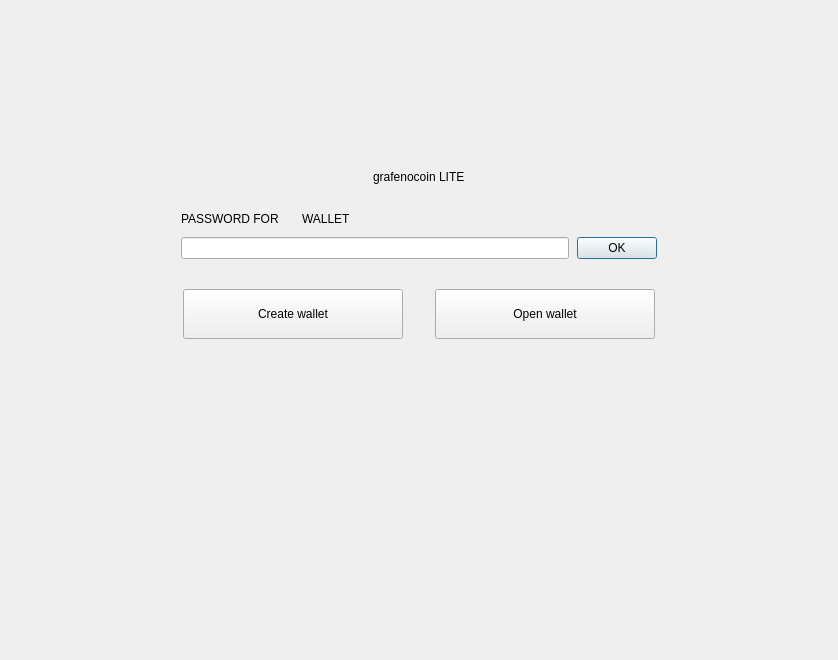
<?xml version="1.0" encoding="UTF-8"?>
<ui version="4.0">
 <class>NoWalletFrame</class>
 <widget class="QFrame" name="NoWalletFrame">
  <property name="geometry">
   <rect>
    <x>0</x>
    <y>0</y>
    <width>838</width>
    <height>660</height>
   </rect>
  </property>
  <property name="windowTitle">
   <string>Frame</string>
  </property>
  <property name="frameShape">
   <enum>QFrame::NoFrame</enum>
  </property>
  <property name="frameShadow">
   <enum>QFrame::Raised</enum>
  </property>
  <layout class="QVBoxLayout" name="verticalLayout">
   <property name="spacing">
    <number>0</number>
   </property>
   <property name="leftMargin">
    <number>0</number>
   </property>
   <property name="topMargin">
    <number>0</number>
   </property>
   <property name="rightMargin">
    <number>0</number>
   </property>
   <property name="bottomMargin">
    <number>0</number>
   </property>
   <item>
    <spacer name="verticalSpacer">
     <property name="orientation">
      <enum>Qt::Vertical</enum>
     </property>
     <property name="sizeType">
      <enum>QSizePolicy::Fixed</enum>
     </property>
     <property name="sizeHint" stdset="0">
      <size>
       <width>20</width>
       <height>170</height>
      </size>
     </property>
    </spacer>
   </item>
   <item alignment="Qt::AlignHCenter">
    <widget class="WalletGui::WalletHeaderLabel" name="m_welcomeLabel">
     <property name="text">
      <string>grafenocoin LITE</string>
     </property>
    </widget>
   </item>
   <item>
    <spacer name="verticalSpacer_4">
     <property name="orientation">
      <enum>Qt::Vertical</enum>
     </property>
     <property name="sizeType">
      <enum>QSizePolicy::Fixed</enum>
     </property>
     <property name="sizeHint" stdset="0">
      <size>
       <width>20</width>
       <height>25</height>
      </size>
     </property>
    </spacer>
   </item>
   <item alignment="Qt::AlignHCenter">
    <widget class="QFrame" name="m_passwordFrame">
     <property name="minimumSize">
      <size>
       <width>476</width>
       <height>0</height>
      </size>
     </property>
     <property name="maximumSize">
      <size>
       <width>338</width>
       <height>16777215</height>
      </size>
     </property>
     <property name="frameShape">
      <enum>QFrame::NoFrame</enum>
     </property>
     <property name="frameShadow">
      <enum>QFrame::Raised</enum>
     </property>
     <layout class="QVBoxLayout" name="verticalLayout_2">
      <property name="spacing">
       <number>8</number>
      </property>
      <property name="leftMargin">
       <number>0</number>
      </property>
      <property name="topMargin">
       <number>0</number>
      </property>
      <property name="rightMargin">
       <number>0</number>
      </property>
      <property name="bottomMargin">
       <number>0</number>
      </property>
      <item>
       <layout class="QHBoxLayout" name="horizontalLayout_4">
        <item>
         <widget class="QLabel" name="m_passwordTextLabel">
          <property name="sizePolicy">
           <sizepolicy hsizetype="Maximum" vsizetype="Preferred">
            <horstretch>0</horstretch>
            <verstretch>0</verstretch>
           </sizepolicy>
          </property>
          <property name="styleSheet">
           <string notr="true">[errorState=&quot;true&quot;] {
  color: #ef3131;
}</string>
          </property>
          <property name="text">
           <string>PASSWORD FOR</string>
          </property>
         </widget>
        </item>
        <item>
         <widget class="QLabel" name="m_walletNameLabel">
          <property name="text">
           <string/>
          </property>
         </widget>
        </item>
        <item>
         <widget class="QLabel" name="m_walletTextLabel">
          <property name="text">
           <string>WALLET</string>
          </property>
         </widget>
        </item>
        <item>
         <spacer name="horizontalSpacer_4">
          <property name="orientation">
           <enum>Qt::Horizontal</enum>
          </property>
          <property name="sizeHint" stdset="0">
           <size>
            <width>40</width>
            <height>20</height>
           </size>
          </property>
         </spacer>
        </item>
       </layout>
      </item>
      <item>
       <layout class="QHBoxLayout" name="horizontalLayout_5">
        <item>
         <widget class="QLineEdit" name="m_passwordEdit">
          <property name="sizePolicy">
           <sizepolicy hsizetype="Expanding" vsizetype="Fixed">
            <horstretch>0</horstretch>
            <verstretch>0</verstretch>
           </sizepolicy>
          </property>
          <property name="styleSheet">
           <string notr="true">[errorState=&quot;true&quot;] {
  border-color: #ef3131;
}</string>
          </property>
          <property name="echoMode">
           <enum>QLineEdit::Password</enum>
          </property>
         </widget>
        </item>
        <item>
         <widget class="WalletGui::WalletOkButton" name="m_okButton">
          <property name="enabled">
           <bool>true</bool>
          </property>
          <property name="text">
           <string>OK</string>
          </property>
          <property name="default">
           <bool>true</bool>
          </property>
         </widget>
        </item>
       </layout>
      </item>
     </layout>
    </widget>
   </item>
   <item>
    <spacer name="verticalSpacer_2">
     <property name="orientation">
      <enum>Qt::Vertical</enum>
     </property>
     <property name="sizeType">
      <enum>QSizePolicy::Fixed</enum>
     </property>
     <property name="sizeHint" stdset="0">
      <size>
       <width>20</width>
       <height>30</height>
      </size>
     </property>
    </spacer>
   </item>
   <item>
    <layout class="QHBoxLayout" name="horizontalLayout">
     <property name="spacing">
      <number>0</number>
     </property>
     <item>
      <spacer name="horizontalSpacer_2">
       <property name="orientation">
        <enum>Qt::Horizontal</enum>
       </property>
       <property name="sizeHint" stdset="0">
        <size>
         <width>40</width>
         <height>20</height>
        </size>
       </property>
      </spacer>
     </item>
     <item>
      <widget class="WalletGui::WalletLargeBlueButton" name="m_createWalletButton">
       <property name="sizePolicy">
        <sizepolicy hsizetype="Fixed" vsizetype="Fixed">
         <horstretch>0</horstretch>
         <verstretch>0</verstretch>
        </sizepolicy>
       </property>
       <property name="minimumSize">
        <size>
         <width>220</width>
         <height>50</height>
        </size>
       </property>
       <property name="maximumSize">
        <size>
         <width>220</width>
         <height>50</height>
        </size>
       </property>
       <property name="text">
        <string>Create wallet</string>
       </property>
      </widget>
     </item>
     <item>
      <spacer name="horizontalSpacer">
       <property name="orientation">
        <enum>Qt::Horizontal</enum>
       </property>
       <property name="sizeType">
        <enum>QSizePolicy::Fixed</enum>
       </property>
       <property name="sizeHint" stdset="0">
        <size>
         <width>32</width>
         <height>20</height>
        </size>
       </property>
      </spacer>
     </item>
     <item>
      <widget class="WalletGui::WalletLargeBlueButton" name="m_openWalletButton">
       <property name="sizePolicy">
        <sizepolicy hsizetype="Fixed" vsizetype="Fixed">
         <horstretch>0</horstretch>
         <verstretch>0</verstretch>
        </sizepolicy>
       </property>
       <property name="minimumSize">
        <size>
         <width>220</width>
         <height>50</height>
        </size>
       </property>
       <property name="maximumSize">
        <size>
         <width>220</width>
         <height>50</height>
        </size>
       </property>
       <property name="text">
        <string>Open wallet</string>
       </property>
      </widget>
     </item>
     <item>
      <spacer name="horizontalSpacer_3">
       <property name="orientation">
        <enum>Qt::Horizontal</enum>
       </property>
       <property name="sizeHint" stdset="0">
        <size>
         <width>40</width>
         <height>20</height>
        </size>
       </property>
      </spacer>
     </item>
    </layout>
   </item>
   <item>
    <spacer name="verticalSpacer_3">
     <property name="orientation">
      <enum>Qt::Vertical</enum>
     </property>
     <property name="sizeHint" stdset="0">
      <size>
       <width>20</width>
       <height>376</height>
      </size>
     </property>
    </spacer>
   </item>
  </layout>
 </widget>
 <customwidgets>
  <customwidget>
   <class>WalletGui::WalletOkButton</class>
   <extends>QPushButton</extends>
   <header>Gui/Common/WalletOkButton.h</header>
  </customwidget>
  <customwidget>
   <class>WalletGui::WalletHeaderLabel</class>
   <extends>QLabel</extends>
   <header>Gui/Common/WalletTextLabel.h</header>
  </customwidget>
  <customwidget>
   <class>WalletGui::WalletLargeBlueButton</class>
   <extends>QPushButton</extends>
   <header>Gui/Common/WalletBlueButton.h</header>
  </customwidget>
 </customwidgets>
 <resources/>
 <connections>
  <connection>
   <sender>m_okButton</sender>
   <signal>clicked()</signal>
   <receiver>NoWalletFrame</receiver>
   <slot>okClicked()</slot>
   <hints>
    <hint type="sourcelabel">
     <x>498</x>
     <y>266</y>
    </hint>
    <hint type="destinationlabel">
     <x>418</x>
     <y>329</y>
    </hint>
   </hints>
  </connection>
  <connection>
   <sender>m_passwordEdit</sender>
   <signal>textChanged(QString)</signal>
   <receiver>NoWalletFrame</receiver>
   <slot>passwordChanged(QString)</slot>
   <hints>
    <hint type="sourcelabel">
     <x>374</x>
     <y>265</y>
    </hint>
    <hint type="destinationlabel">
     <x>418</x>
     <y>329</y>
    </hint>
   </hints>
  </connection>
  <connection>
   <sender>m_passwordEdit</sender>
   <signal>returnPressed()</signal>
   <receiver>m_okButton</receiver>
   <slot>click()</slot>
   <hints>
    <hint type="sourcelabel">
     <x>374</x>
     <y>265</y>
    </hint>
    <hint type="destinationlabel">
     <x>616</x>
     <y>256</y>
    </hint>
   </hints>
  </connection>
 </connections>
 <slots>
  <signal>createWalletClickedSignal()</signal>
  <signal>openWalletClickedSignal()</signal>
  <slot>okClicked()</slot>
  <slot>passwordChanged(QString)</slot>
 </slots>
</ui>
